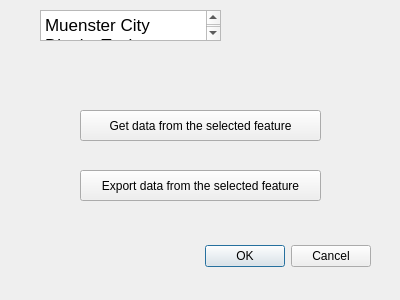
<?xml version="1.0" encoding="UTF-8"?>
<ui version="4.0">
 <class>muensterCityDistrictToolsDialogBase</class>
 <widget class="QDialog" name="muensterCityDistrictToolsDialogBase">
  <property name="geometry">
   <rect>
    <x>0</x>
    <y>0</y>
    <width>400</width>
    <height>300</height>
   </rect>
  </property>
  <property name="windowTitle">
   <string>Muenster City District Tools</string>
  </property>
  <widget class="QDialogButtonBox" name="button_box">
   <property name="geometry">
    <rect>
     <x>30</x>
     <y>240</y>
     <width>341</width>
     <height>32</height>
    </rect>
   </property>
   <property name="orientation">
    <enum>Qt::Orientation::Horizontal</enum>
   </property>
   <property name="standardButtons">
    <set>QDialogButtonBox::StandardButton::Cancel|QDialogButtonBox::StandardButton::Ok</set>
   </property>
  </widget>
  <widget class="QToolButton" name="toolButton">
   <property name="geometry">
    <rect>
     <x>80</x>
     <y>170</y>
     <width>241</width>
     <height>31</height>
    </rect>
   </property>
   <property name="text">
    <string>Export data from the selected feature</string>
   </property>
  </widget>
  <widget class="QToolButton" name="toolButton_2">
   <property name="geometry">
    <rect>
     <x>80</x>
     <y>110</y>
     <width>241</width>
     <height>31</height>
    </rect>
   </property>
   <property name="text">
    <string>Get data from the selected feature</string>
   </property>
  </widget>
  <widget class="QTextBrowser" name="textBrowser">
   <property name="geometry">
    <rect>
     <x>40</x>
     <y>10</y>
     <width>181</width>
     <height>31</height>
    </rect>
   </property>
   <property name="html">
    <string>&lt;!DOCTYPE HTML PUBLIC &quot;-//W3C//DTD HTML 4.0//EN&quot; &quot;http://www.w3.org/TR/REC-html40/strict.dtd&quot;&gt;
&lt;html&gt;&lt;head&gt;&lt;meta name=&quot;qrichtext&quot; content=&quot;1&quot; /&gt;&lt;meta charset=&quot;utf-8&quot; /&gt;&lt;style type=&quot;text/css&quot;&gt;
p, li { white-space: pre-wrap; }
hr { height: 1px; border-width: 0; }
li.unchecked::marker { content: &quot;\2610&quot;; }
li.checked::marker { content: &quot;\2612&quot;; }
&lt;/style&gt;&lt;/head&gt;&lt;body style=&quot; font-family:'.AppleSystemUIFont'; font-size:13pt; font-weight:400; font-style:normal;&quot;&gt;
&lt;p style=&quot; margin-top:0px; margin-bottom:0px; margin-left:0px; margin-right:0px; -qt-block-indent:0; text-indent:0px;&quot;&gt;Muenster City District Tools&lt;/p&gt;
&lt;p style=&quot;-qt-paragraph-type:empty; margin-top:0px; margin-bottom:0px; margin-left:0px; margin-right:0px; -qt-block-indent:0; text-indent:0px;&quot;&gt;&lt;br /&gt;&lt;/p&gt;&lt;/body&gt;&lt;/html&gt;</string>
   </property>
  </widget>
 </widget>
 <resources/>
 <connections>
  <connection>
   <sender>button_box</sender>
   <signal>accepted()</signal>
   <receiver>muensterCityDistrictToolsDialogBase</receiver>
   <slot>accept()</slot>
   <hints>
    <hint type="sourcelabel">
     <x>20</x>
     <y>20</y>
    </hint>
    <hint type="destinationlabel">
     <x>20</x>
     <y>20</y>
    </hint>
   </hints>
  </connection>
  <connection>
   <sender>button_box</sender>
   <signal>rejected()</signal>
   <receiver>muensterCityDistrictToolsDialogBase</receiver>
   <slot>reject()</slot>
   <hints>
    <hint type="sourcelabel">
     <x>20</x>
     <y>20</y>
    </hint>
    <hint type="destinationlabel">
     <x>20</x>
     <y>20</y>
    </hint>
   </hints>
  </connection>
 </connections>
</ui>
